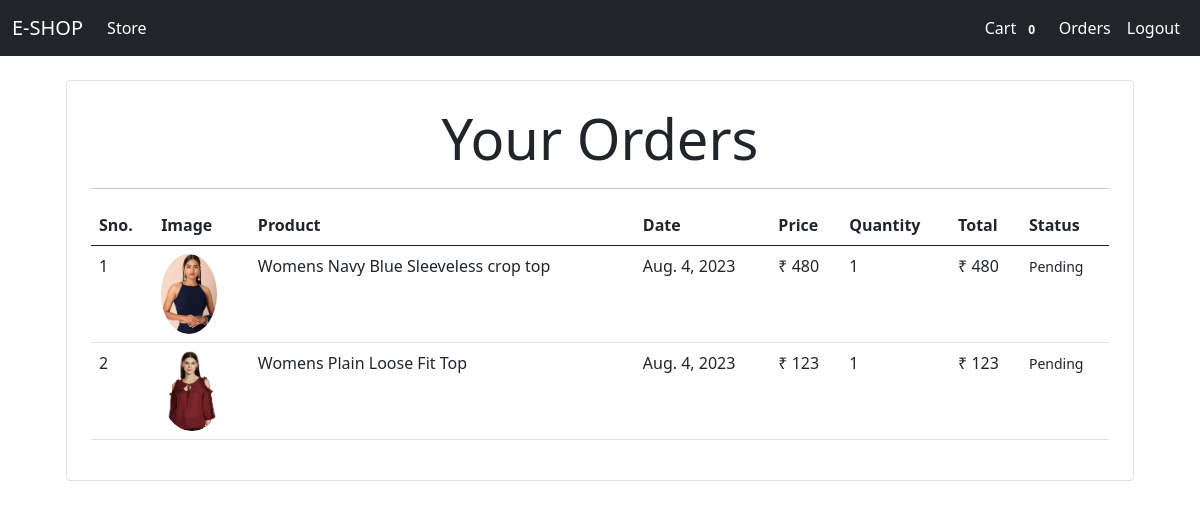
The page /orders (signed in) on the database its author committed.
### store/models/orders.py (models this page shows, shortened)
class Order(models.Model):
    product = models.ForeignKey(Product,on_delete=models.CASCADE)
    customer = models.ForeignKey(Customer,on_delete=models.CASCADE)
    quantity = models.IntegerField(default=1)
    price = models.IntegerField()
    address = models.CharField(max_length=50,default='',blank=True)
    phone = models.CharField(max_length=50,default=50)
    date = models.DateField(default=datetime.datetime.today)
    status =models.BooleanField(default=False)
    @staticmethod
    def get_orders_by_customer(customer_id):
        return Order.objects.filter(customer = customer_id).order_by('-date')

### store/models/product.py (models this page shows, shortened)
class Product(models.Model):
    name = models.CharField(max_length=50)
    price = models.IntegerField(default=0)
    category = models.ForeignKey(Category,on_delete=models.CASCADE,default=1)
    description = models.CharField(max_length=200, default='',null=True,blank=True)
    image = models.ImageField(upload_to='uploads/products/')

### store/middlewares/auth.py (the view)
    def middleware(request):
        print(request.session.get('customer'))
        returnUrl = request.META['PATH_INFO']
        print(request.META['PATH_INFO'])
        if not request.session.get('customer'):
               return redirect(f'login?return_url={returnUrl}')
        responce = get_response(request)
        return responce

### store/templatetags/custom_filters.py (called while the page is built)
@register.filter(name='currency')
def currency(number):
    return "₹ " + str(number)

@register.filter(name='multiply')
def multiply(number,number1):
    return number * number1

### store/views/orders.py (called while the page is built)
    def get(self,request):
        customer = request.session.get('customer')
        orders = Order.get_orders_by_customer(customer)
        print(orders)
        orders = orders.reverse()
        return render(request,'orders.html',{'orders':orders})

### store/templates/orders.html
{% extends 'base.html' %}
{% block content %}
{%load cart%}
{%load custom_filters%}
<div class="container">
    <div class="border rounded p-4 m-4">
        <p class="display-4 pl-4 ml-4 text-center"><b>Your Orders</b></p>
        <hr>
        <table class="table">
            <thead>
                <tr>
                    <th>Sno.</th>
                    <th>Image</th>
                    <th>Product</th>
                    <th>Date</th>
                    <th>Price</th>
                    <th>Quantity</th>
                    <th>Total</th>
                    <th>Status</th>
                </tr>
            </thead>
            <tbody>
                {%for order in orders%}
                <tr>
                    <td>{{forloop.counter}}</td>
                    <td><img src="{{order.product.image.url}}" style="height:80px;" class="rounded-circle" alt=""></td>
                    <td>{{order.product.name}}</td>
                    <td>{{order.date}}</td>
                    <td>{{order.product.price|currency}}</td>
                    <td>{{order.quantity}}</td>
                    <td>{{order.quantity|multiply:order.price|currency}}</td>
                    {% if order.status %}
                    <td><small>Completed</small></td>
                    {% else %}
                    <td><small>Pending</small></td>
                    {% endif%}
                </tr>
                {%endfor%}
            </tbody>
        </table>
    </div>
</div>
{% endblock %}

### rows shown on the page
Order: product.image (picture), product.name "Womens Navy Blue Sleeveless crop top", date "Aug. 4, 2023", product.price "₹ 480", quantity "1", quantity|multiply "₹ 480", status "Pending"
Order: product.image (picture), product.name "Womens Plain Loose Fit Top", date "Aug. 4, 2023", product.price "₹ 123", quantity "1", quantity|multiply "₹ 123", status "Pending"

### other values the page prints
{{ request.session.cart.keys|length }} "0"
